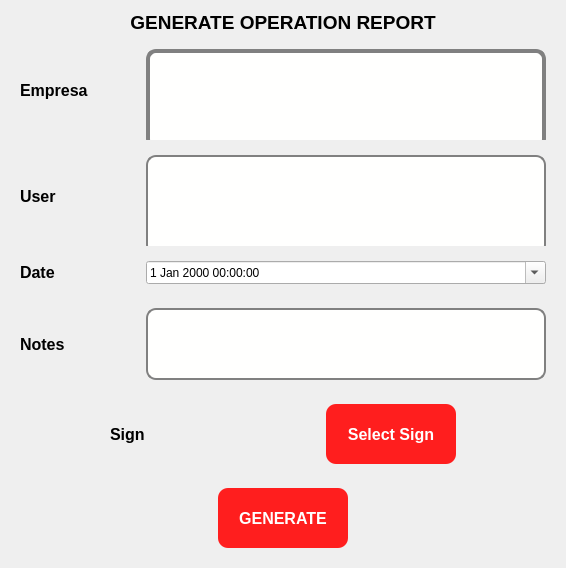
                 <widget class="QFrame" name="frame_documents">
                  <property name="maximumSize">
                   <size>
                    <width>0</width>
                    <height>0</height>
                   </size>
                  </property>
                  <layout class="QVBoxLayout" name="verticalLayout_20">
                   <item>
                    <widget class="QLabel" name="label_10">
                     <property name="maximumSize">
                      <size>
                       <width>16777215</width>
                       <height>60</height>
                      </size>
                     </property>
                     <property name="font">
                      <font>
                       <pointsize>14</pointsize>
                       <weight>75</weight>
                       <bold>true</bold>
                      </font>
                     </property>
                     <property name="contextMenuPolicy">
                      <enum>Qt::DefaultContextMenu</enum>
                     </property>
                     <property name="frameShape">
                      <enum>QFrame::NoFrame</enum>
                     </property>
                     <property name="text">
                      <string>GENERATE OPERATION REPORT</string>
                     </property>
                     <property name="alignment">
                      <set>Qt::AlignCenter</set>
                     </property>
                    </widget>
                   </item>
                   <item>
                    <widget class="QFrame" name="horizontalFrame">
                     <property name="maximumSize">
                      <size>
                       <width>16777215</width>
                       <height>100</height>
                      </size>
                     </property>
                     <layout class="QHBoxLayout" name="horizontalLayout_27">
                      <item>
                       <widget class="QLabel" name="label_17">
                        <property name="minimumSize">
                         <size>
                          <width>120</width>
                          <height>0</height>
                         </size>
                        </property>
                        <property name="maximumSize">
                         <size>
                          <width>120</width>
                          <height>100</height>
                         </size>
                        </property>
                        <property name="font">
                         <font>
                          <pointsize>12</pointsize>
                          <weight>75</weight>
                          <bold>true</bold>
                         </font>
                        </property>
                        <property name="text">
                         <string>Empresa</string>
                        </property>
                       </widget>
                      </item>
                      <item>
                       <widget class="QLineEdit" name="empresa_line">
                        <property name="minimumSize">
                         <size>
                          <width>400</width>
                          <height>100</height>
                         </size>
                        </property>
                        <property name="maximumSize">
                         <size>
                          <width>400</width>
                          <height>100</height>
                         </size>
                        </property>
                        <property name="font">
                         <font>
                          <pointsize>12</pointsize>
                         </font>
                        </property>
                        <property name="styleSheet">
                         <string notr="true">background-color:rgb(255, 255, 254); 
border: 4px solid gray; 
border-radius: 10px; </string>
                        </property>
                       </widget>
                      </item>
                     </layout>
                    </widget>
                   </item>
                   <item>
                    <widget class="QFrame" name="horizontalFrame">
                     <property name="maximumSize">
                      <size>
                       <width>16777215</width>
                       <height>100</height>
                      </size>
                     </property>
                     <layout class="QHBoxLayout" name="horizontalLayout_23">
                      <item>
                       <widget class="QLabel" name="label_15">
                        <property name="minimumSize">
                         <size>
                          <width>120</width>
                          <height>0</height>
                         </size>
                        </property>
                        <property name="maximumSize">
                         <size>
                          <width>120</width>
                          <height>16777215</height>
                         </size>
                        </property>
                        <property name="font">
                         <font>
                          <pointsize>12</pointsize>
                          <weight>75</weight>
                          <bold>true</bold>
                         </font>
                        </property>
                        <property name="text">
                         <string>User</string>
                        </property>
                       </widget>
                      </item>
                      <item>
                       <widget class="QLineEdit" name="user_line">
                        <property name="minimumSize">
                         <size>
                          <width>400</width>
                          <height>100</height>
                         </size>
                        </property>
                        <property name="maximumSize">
                         <size>
                          <width>400</width>
                          <height>100</height>
                         </size>
                        </property>
                        <property name="font">
                         <font>
                          <pointsize>12</pointsize>
                         </font>
                        </property>
                        <property name="styleSheet">
                         <string notr="true">background-color:rgb(255, 255, 254); 
border: 2px solid gray; 
border-radius: 10px; </string>
                        </property>
                       </widget>
                      </item>
                     </layout>
                    </widget>
                   </item>
                   <item>
                    <widget class="QFrame" name="f_empresa">
                     <property name="maximumSize">
                      <size>
                       <width>10000000</width>
                       <height>100</height>
                      </size>
                     </property>
                     <layout class="QHBoxLayout" name="horizontalLayout_19">
                      <item>
                       <widget class="QLabel" name="label_12">
                        <property name="minimumSize">
                         <size>
                          <width>120</width>
                          <height>0</height>
                         </size>
                        </property>
                        <property name="maximumSize">
                         <size>
                          <width>120</width>
                          <height>100</height>
                         </size>
                        </property>
                        <property name="font">
                         <font>
                          <pointsize>12</pointsize>
                          <weight>75</weight>
                          <bold>true</bold>
                         </font>
                        </property>
                        <property name="text">
                         <string>Date</string>
                        </property>
                       </widget>
                      </item>
                      <item>
                       <widget class="QDateTimeEdit" name="time_edit">
                        <property name="maximumSize">
                         <size>
                          <width>400</width>
                          <height>100</height>
                         </size>
                        </property>
                        <property name="calendarPopup">
                         <bool>true</bool>
                        </property>
                       </widget>
                      </item>
                     </layout>
                    </widget>
                   </item>
                   <item>
                    <widget class="QFrame" name="horizontalFrame_3">
                     <property name="maximumSize">
                      <size>
                       <width>16777215</width>
                       <height>100</height>
                      </size>
                     </property>
                     <layout class="QHBoxLayout" name="horizontalLayout_28">
                      <item>
                       <widget class="QLabel" name="label_18">
                        <property name="minimumSize">
                         <size>
                          <width>120</width>
                          <height>0</height>
                         </size>
                        </property>
                        <property name="maximumSize">
                         <size>
                          <width>120</width>
                          <height>16777215</height>
                         </size>
                        </property>
                        <property name="font">
                         <font>
                          <pointsize>12</pointsize>
                          <weight>75</weight>
                          <bold>true</bold>
                         </font>
                        </property>
                        <property name="text">
                         <string>Notes</string>
                        </property>
                       </widget>
                      </item>
                      <item>
                       <widget class="QTextEdit" name="comentarios_edit">
                        <property name="minimumSize">
                         <size>
                          <width>400</width>
                          <height>0</height>
                         </size>
                        </property>
                        <property name="maximumSize">
                         <size>
                          <width>400</width>
                          <height>100</height>
                         </size>
                        </property>
                        <property name="styleSheet">
                         <string notr="true">background-color:rgb(255, 255, 254); 
border: 2px solid gray; 
border-radius: 10px; </string>
                        </property>
                       </widget>
                      </item>
                     </layout>
                    </widget>
                   </item>
                   <item>
                    <widget class="QFrame" name="horizontalFrame_4">
                     <property name="maximumSize">
                      <size>
                       <width>16777215</width>
                       <height>100</height>
                      </size>
                     </property>
                     <layout class="QHBoxLayout" name="horizontalLayout_31">
                      <item>
                       <widget class="QLabel" name="label_19">
                        <property name="minimumSize">
                         <size>
                          <width>120</width>
                          <height>0</height>
                         </size>
                        </property>
                        <property name="maximumSize">
                         <size>
                          <width>120</width>
                          <height>16777215</height>
                         </size>
                        </property>
                        <property name="font">
                         <font>
                          <pointsize>12</pointsize>
                          <weight>75</weight>
                          <bold>true</bold>
                         </font>
                        </property>
                        <property name="text">
                         <string>Sign</string>
                        </property>
                       </widget>
                      </item>
                      <item>
                       <widget class="QPushButton" name="pushButton_14">
                        <property name="minimumSize">
                         <size>
                          <width>130</width>
                          <height>60</height>
                         </size>
                        </property>
                        <property name="maximumSize">
                         <size>
                          <width>130</width>
                          <height>60</height>
                         </size>
                        </property>
                        <property name="font">
                         <font>
                          <pointsize>12</pointsize>
                          <weight>75</weight>
                          <bold>true</bold>
                         </font>
                        </property>
                        <property name="styleSheet">
                         <string notr="true">QPushButton {
	border: none;
	border-radius: 10px;
	background-color: rgb(255, 30, 30);
	color: rgb(255, 255, 255);
}

QPushButton:hover {
	border: none;
	background-color: rgb(255, 110, 110);
	border-radius: 10px;
	color: rgb(255, 255, 255)
}</string>
                        </property>
                        <property name="text">
                         <string>Select Sign</string>
                        </property>
                       </widget>
                      </item>
                     </layout>
                    </widget>
                   </item>
                   <item>
                    <widget class="QFrame" name="horizontalFrame_5">
                     <property name="maximumSize">
                      <size>
                       <width>16777215</width>
                       <height>100</height>
                      </size>
                     </property>
                     <layout class="QHBoxLayout" name="horizontalLayout_33">
                      <item>
                       <widget class="QPushButton" name="btn_gen">
                        <property name="minimumSize">
                         <size>
                          <width>130</width>
                          <height>60</height>
                         </size>
                        </property>
                        <property name="maximumSize">
                         <size>
                          <width>130</width>
                          <height>60</height>
                         </size>
                        </property>
                        <property name="font">
                         <font>
                          <pointsize>12</pointsize>
                          <weight>75</weight>
                          <bold>true</bold>
                         </font>
                        </property>
                        <property name="styleSheet">
                         <string notr="true">QPushButton {
	border: none;
	border-radius: 10px;
	background-color: rgb(255, 30, 30);
	color: rgb(255, 255, 255);
}

QPushButton:hover {
	border: none;
	background-color: rgb(255, 110, 110);
	border-radius: 10px;
	color: rgb(255, 255, 255)
}</string>
                        </property>
                        <property name="text">
                         <string>GENERATE</string>
                        </property>
                       </widget>
                      </item>
                     </layout>
                    </widget>
                   </item>
                  </layout>
                 </widget>
